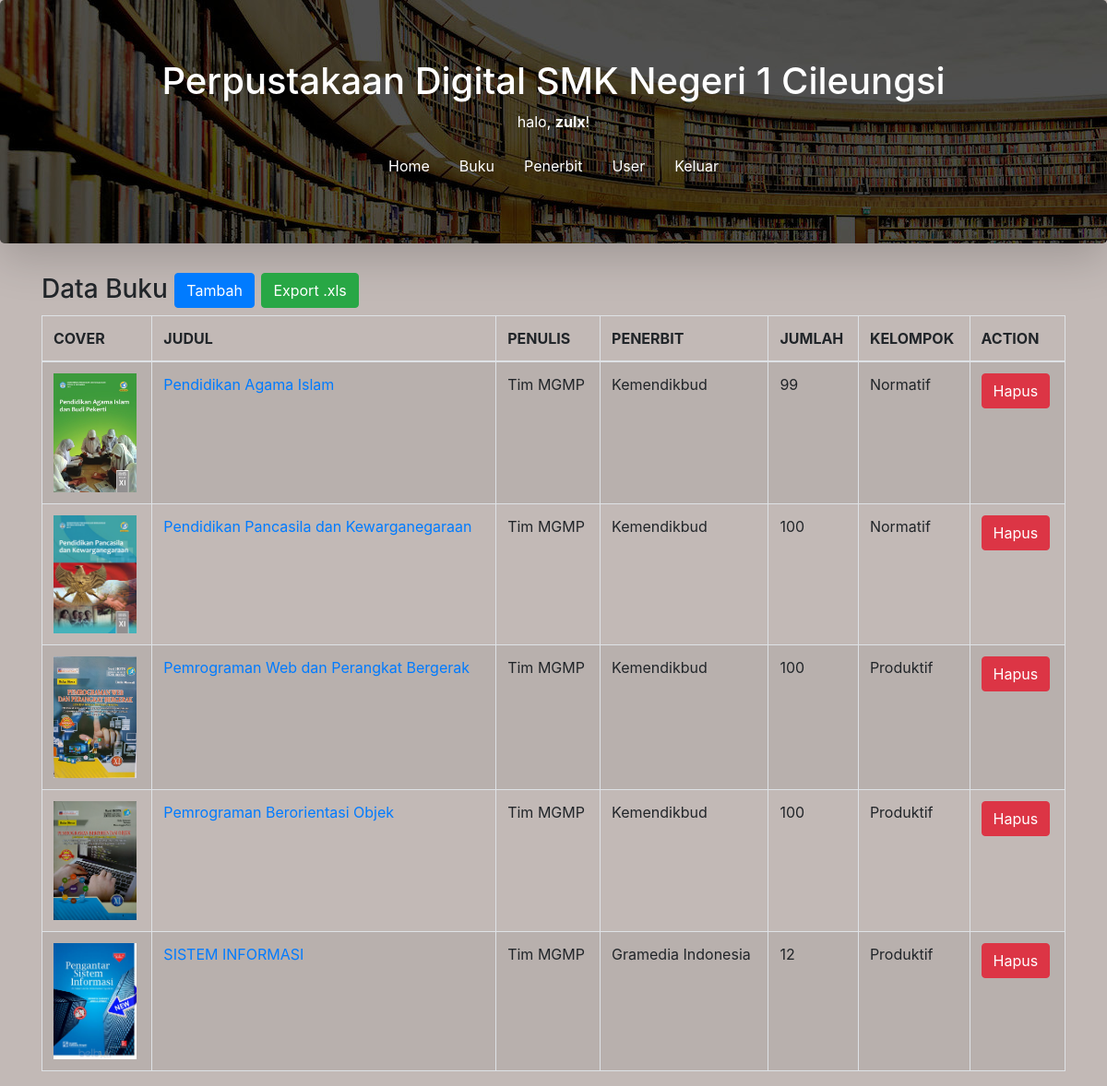
Screenshot of /buku/ (signed in) with the database file from the repository.
### perpustakaan/models.py (models this page shows, shortened)
class Buku(models.Model):
  judul = models.CharField(max_length=50)
  penulis = models.CharField(max_length=40)
  penerbit = models.CharField(max_length=40)
  jumlah = models.IntegerField(null=True)
  kelompok_id = models.ForeignKey(Kelompok, on_delete=models.CASCADE, null=True)
  cover = models.ImageField(upload_to='cover/', null=True)
  tanggal = models.DateTimeField(auto_now_add=True, null=True)

class Kelompok(models.Model):
  nama = models.CharField(max_length=9)
  keterangan = models.TextField()
  def __str__(self):
    return self.nama

### perpustakaan/views.py (the view)
# urls.py: path('buku/', buku, name='buku'),
@login_required(login_url=settings.LOGIN_URL)
def buku(request):
    books = Buku.objects.all()
    konteks = {
        'books': books,
    }
    return render(request, 'buku.html', konteks)

### perpustakaan/templates/buku.html (shortened to what this page needs)
{% extends 'base.html' %}
{% block content %}
<div class="container">
  <div class="row">
    <div class="col-md-12">
      <h3>
        Data Buku
        <a href="{% url 'tambah_buku' %}" class="btn btn-primary">Tambah</a>
        <a href="{% url 'export_xls' %}" class="btn btn-success">Export .xls</a>
      </h3>
      <table class="table table-bordered table-striped">
        <thead>
          <tr>
            <th>COVER</th>
            <th>JUDUL</th>
            <th>PENULIS</th>
            <th>PENERBIT</th>
            <th>JUMLAH</th>
            <th>KELOMPOK</th>
            <th>ACTION</th>
          </tr>
        </thead>
        <tbody>
          {% for buku in books %}
          <tr>
            <td>
              {% if buku.cover %}
                <img src="{{ buku.cover.url }}" width="90px">
              {% endif %}
            </td>
            <td><a href="{% url 'ubah_buku' buku.id %}">{{ buku.judul }}</a></td>
            <td>{{ buku.penulis }}</td>
            <td>{{ buku.penerbit }}</td>
            <td>{{ buku.jumlah }}</td>
            <td>{{ buku.kelompok_id }}</td>
            <td>
              <button data-toggle="modal" data-target="#hapus-{{ buku.id }}" class="btn btn-danger">Hapus</button>
            </td>
          </tr>
          {% endfor %}
        </tbody>
      </table>
    </div>
  </div>
</div>
{% endblock %}

### templates/base.html (shortened to what this page needs)
{% load static %}
<!DOCTYPE html>
<html lang="en">
<head>
  <link rel="stylesheet" href="{% static 'css/bootstrap.min.css' %}">
  <link rel="stylesheet" href="{% static 'css/style.css' %}">
</head>
<body>
  {% include 'judul.html' %}
  {% block content %}
  {% endblock %}
</body>
</html>

### templates/judul.html
<div class="jumbotron text-center text-white shadow-lg">
  <h1>Perpustakaan Digital SMK Negeri 1 Cileungsi</h1>
  {% if user.is_authenticated %}
    <p>halo, <strong>{{ user }}</strong>!</p>
    <nav class="nav justify-content-center">
      <a href="{% url 'home' %}" class="nav-link text-white">Home</a>
      <a href="{% url 'buku' %}" class="nav-link text-white">Buku</a>
      <a href="{% url 'penerbit' %}" class="nav-link text-white">Penerbit</a>
      <a href="{% url 'users' %}" class="nav-link text-white">User</a>
      <a href="{% url 'keluar' %}" class="nav-link text-white">Keluar</a>
    </nav>
  {% endif %}
</div>

### static/css/style.css (style rules this page uses)
body { background-color: #c2b9b6; }
.jumbotron { background: url('../images/perpus.jpg') no-repeat top center fixed; }

### rows the page displays
Buku: cover (picture), judul "Pendidikan Agama Islam", penulis "Tim MGMP", penerbit "Kemendikbud", jumlah "99", kelompok_id "Normatif"
Buku: cover (picture), judul "Pendidikan Pancasila dan Kewarganegaraan", penulis "Tim MGMP", penerbit "Kemendikbud", jumlah "100", kelompok_id "Normatif"
Buku: cover (picture), judul "Pemrograman Web dan Perangkat Bergerak", penulis "Tim MGMP", penerbit "Kemendikbud", jumlah "100", kelompok_id "Produktif"
Buku: cover (picture), judul "Pemrograman Berorientasi Objek", penulis "Tim MGMP", penerbit "Kemendikbud", jumlah "100", kelompok_id "Produktif"
Buku: cover (picture), judul "SISTEM INFORMASI", penulis "Tim MGMP", penerbit "Gramedia Indonesia", jumlah "12", kelompok_id "Produktif"

### other values shown
{{ user }} "zulx"
